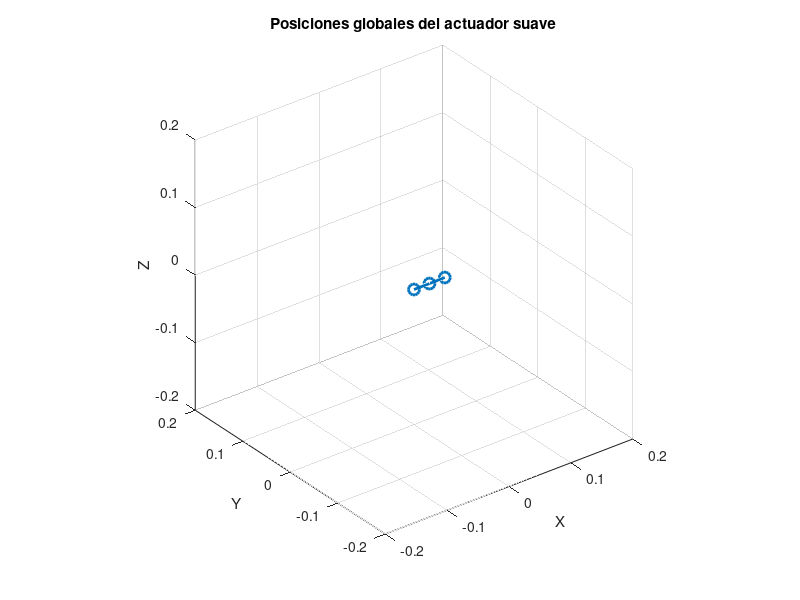

MATLAB code for this plot:
%Este script corresponde a las matrices de transformacion de coordenadas
%para los actuadores suaves desarrollados en la tesis de doctorado de 
%Yuritsa Páez, UPIITA- IPN

% Parámetros del actuador
length_actuator = 100e-3; % Longitud total del actuador en metros
num_segments = 2; % Número de segmentos para discretizar el actuador
segment_length = length_actuator / num_segments;

% Deformación y curvatura (ejemplo)
epsilon = 0.5; % Elongación (adimensional)
kappa = pi / 10; % Curvatura (radianes por metro)

% Inicialización de la matriz de transformación homogénea global
T_global = eye(4);

% Vector para almacenar las posiciones globales de cada segmento
positions = zeros(num_segments + 1, 3);

% Transformación a lo largo del actuador
for i = 1:num_segments
    % Matriz de rotación para el segmento i
    R = [cos(kappa * segment_length) -sin(kappa * segment_length) 0;
         sin(kappa * segment_length)  cos(kappa * segment_length) 0;
         0 0 1];
     
    % Vector de traslación para el segmento i
    d = [epsilon * segment_length; 0; 0];
    
    % Matriz de transformación homogénea para el segmento i
    T = [R d; 0 0 0 1];
    
    % Actualizar la matriz de transformación global
    T_global = T_global * T;
    
    % Almacenar la posición global del extremo del segmento i
    positions(i+1, :) = T_global(1:3, 4)';
end

% Visualización de las posiciones
figure;
plot3(positions(:, 1), positions(:, 2), positions(:, 3), '-o', 'LineWidth', 2, 'MarkerSize', 8);
xlabel('X');
ylabel('Y');
zlabel('Z');
title('Posiciones globales del actuador suave');
grid on;
axis equal;
xlim([-0.2 0.2]); % Ajustar los límites de los ejes para mejor visualización
ylim([-0.2 0.2]);
zlim([-0.2 0.2]);
